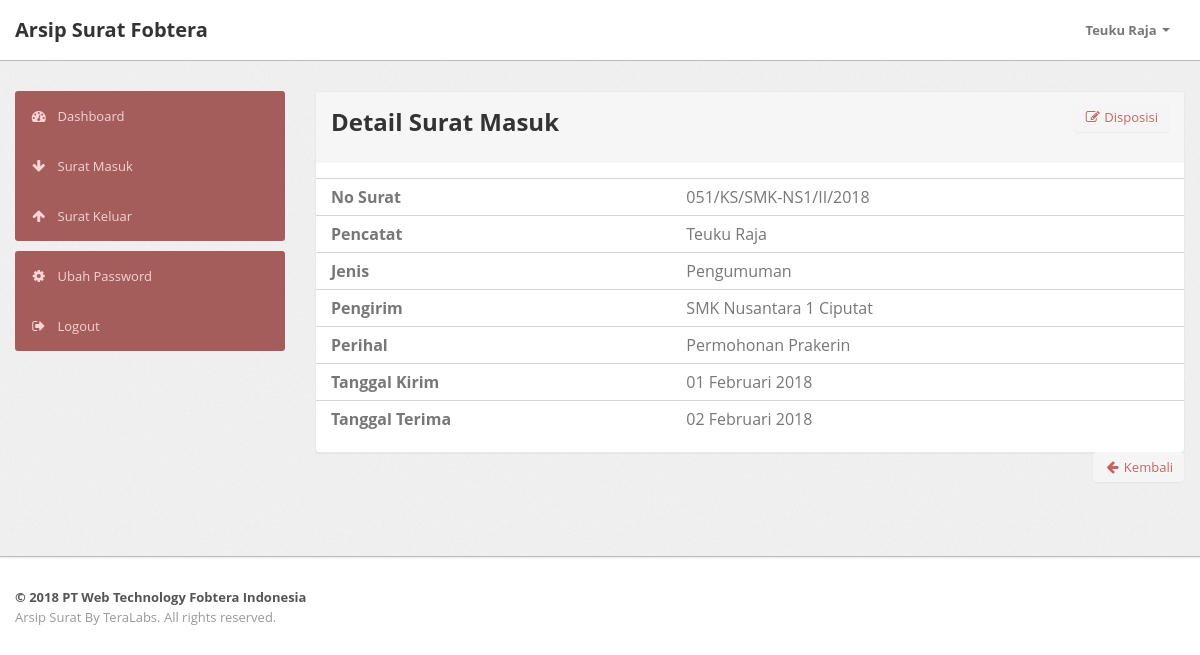
Page /proses/detail_inbox.php?id=5100001 (signed in) on the committed database.
### tables this page shows
CREATE TABLE IF NOT EXISTS `inbox` (
  `id_surat` int(7) NOT NULL AUTO_INCREMENT,
  `id_user` int(5) NOT NULL,
  `jenis` varchar(50) NOT NULL,
  `tanggal_kirim` date NOT NULL,
  `tanggal_terima` date NOT NULL,
  `no_surat` varchar(50) NOT NULL,
  `pengirim` varchar(50) NOT NULL,
  `perihal` varchar(50) NOT NULL,
  PRIMARY KEY (`id_surat`),
  KEY `id_user` (`id_user`)
);

CREATE TABLE IF NOT EXISTS `user` (
  `id_user` int(5) NOT NULL AUTO_INCREMENT,
  `nama` varchar(50) NOT NULL,
  `username` varchar(30) NOT NULL,
  `password` varchar(50) NOT NULL,
  `akses` enum('0','1','2') DEFAULT NULL,
  PRIMARY KEY (`id_user`)
);

### proses/detail_inbox.php (the view, shortened to what this page needs)
<?php
include "../include/config.php";
if(isset($_GET['id'])){
	$view = $_GET['id'];
	$query = mysql_query ("select * from inbox where id_surat='$view'",$connect);
	$data = mysql_fetch_array ($query);
}
$titlepage = "Detail Surat Masuk";
include "../include/header.php";
?>
        <div class="wrapper">
            <div class="container">
                <div class="row">
				<?php include "../include/menu.php";?>
                     <div class="span9">
                        <div class="content">
                            <div class="module">
                                <div class="module-head">
								<a href="disposisi.php?id=<?php echo $view;?>" class="btn btn-module pull-right"><i class="icon-edit"></i> Disposisi</a>
                                    <h2><?php echo $titlepage;?> </h2>
                                </div>
                                <div class="module-body table">
                                    <table class="table" width="100%">
                                        <tbody>
                                            <tr>
                                                <th>No Surat</th>
												<td><?php echo $data['no_surat'];?></td>
                                            </tr>
											<tr>
                                                <th>Pencatat</th>
												<td><?php $cek= mysql_query("select * from user where id_user='$data[id_user]'"); $pencatat = mysql_fetch_array($cek); echo $pencatat['nama']; ?></td>
                                            </tr>
											<tr>
                                                <th>Jenis</th>
												<td><?php echo $data['jenis'];?></td>
                                            </tr>
											<tr>
                                                <th>Pengirim</th>
												<td><?php echo $data['pengirim'];?></td>
                                            </tr>
											<tr>
                                                <th>Perihal</th>
												<td><?php echo $data['perihal'];?></td>
                                            </tr>
											<tr>
                                                <th>Tanggal Kirim</th>
												<td><?php echo dateindo($data['tanggal_kirim']);?></td>
                                            </tr>
											<tr>
                                                <th>Tanggal Terima</th>
												<td><?php echo dateindo($data['tanggal_terima']);?></td>
                                            </tr>
                                        </tbody>
									</table>
								</div>
								<a href="../outbox.php" class="btn btn-module pull-right"><i class="icon-arrow-left"></i> Kembali</a>
							</div>
                        </div>
                    </div>
                </div>
            </div>
        </div>
<?php include "../include/footer.php";?>

### assets/css/theme.css (style rules this page uses)
body { font-size: 13px; font-family: 'Open Sans', Arial, sans-serif; background: #fff; color: #777 }
h1, h2, h3, h4, h5, h6 { color: #333; margin-top: 0 }
h2 { font-size: 24px }
.wrapper { background: url(../images/bg.png) #eee; border-bottom: 1px solid #bbb; -webkit-box-shadow: 0 1px 2px rgba(0,0,0,0.1); -moz-box-shadow: 0 1px 2px rgba(0,0,0,0.1); box-shadow: 0 1px 2px rgba(0,0,0,0.1); padding: 30px 0; min-height: 435px; }
.btn-module { color: #ca615f; }
body [class^="icon-"], body [class*=" icon-"] { font-size: 14px; line-height: 20px; height: 20px }
.module { background: #fff; -webkit-border-radius: 3px; -moz-border-radius: 3px; border-radius: 3px; border: 1px solid #ccc; border-bottom-color: #bbb; -webkit-box-shadow: 0 0 1px rgba(0,0,0,0.2); -moz-box-shadow: 0 0 1px rgba(0,0,0,0.2); box-shadow: 0 0 1px rgba(0,0,0,0.2); margin-bottom: 30px }
.btn, .btn-box { -webkit-border-radius: 3px; -moz-border-radius: 3px; border-radius: 3px }
.btn [class^="icon-"], .btn-box [class^="icon-"], .btn [class*=" icon-"], .btn-box [class*=" icon-"] { min-width: 16px; text-align: center; display: inline-block!important }
.btn { font-size: 13px; font-weight: 600 }
.btn { display: inline-block; margin-bottom: 0; font-weight: 400; text-align: center; vertical-align: middle; cursor: pointer; background-image: none; border: 1px solid transparent; white-space: nowrap; padding: 4px 10px; font-size: 13px; line-height: 1.42857; border-radius: 4px; -webkit-user-select: none; -moz-user-select: none; -ms-user-select: none; user-select: none }
.table { margin-bottom: 0 }
.table th, .table td { border-color: #d5d5d5!important }
.module { box-shadow: 0 0 3px rgba(0,0,0,.1); border-color: #e9e9e9; margin-bottom: 20px; background-color: #fff; border-radius: 4px; -webkit-box-shadow: 0 1px 1px rgba(0,0,0,.05); box-shadow: 0 1px 1px rgba(0,0,0,.05); }
.module-head { color: #767676; background-color: #f6f6f6; border-color: #e9e9e9; padding: 10px 15px; border-bottom: 1px solid transparent; border-top-right-radius: 3px; border-top-left-radius: 3px; }
.module-body { padding: 15px }
.module-body.table { padding: 15px 0 }
.module-body.table .table th, .module-body.table .table td { padding-left: 15px; padding-right: 15px }

### rows in the picture
inbox: no_surat "051/KS/SMK-NS1/II/2018", jenis "Pengumuman", pengirim "SMK Nusantara 1 Ciputat", perihal "Permohonan Prakerin", tanggal_kirim "01 Februari 2018", tanggal_terima "02 Februari 2018"
user: nama "Teuku Raja"

### other values in the picture
$company_short_name "Fobtera"
$namausr "Teuku Raja"
$titlepage "Detail Surat Masuk"
$build_year "2018"
$company_name "PT Web Technology Fobtera Indonesia"
